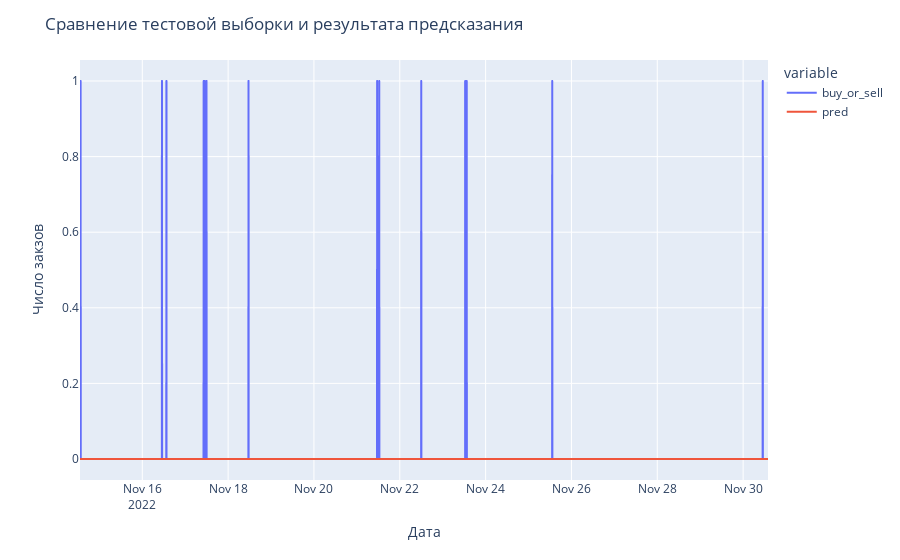

This figure's notebook cell:
### Code cell
final_result = pd.DataFrame(y_test)
final_result['pred'] = y_val

fig = px.line(final_result.loc['2022-11-11':'2022-11-30'])
fig.update_layout(title="Сравнение тестовой выборки и результата предсказания",
                  xaxis_title="Дата",
                  yaxis_title="Число закзов")
fig.show()

### Figure 1 — Plotly figure (JSON) as saved in the notebook; plotly's stock layout.template omitted (floating-point values rounded to 4 significant figures; data arrays with more than 128 entries replaced by an {"elided": "..."} marker saying what was removed)
{"data": [{"hovertemplate": "variable=buy_or_sell<br>datetime=%{x}<br>value=%{y}<extra></extra>", "legendgroup": "buy_or_sell", "line": {"color": "#636efa", "dash": "solid"}, "marker": {"symbol": "circle"}, "mode": "lines", "name": "buy_or_sell", "showlegend": true, "type": "scattergl", "x": {"elided": "586 str values"}, "xaxis": "x", "y": {"elided": "586 int values"}, "yaxis": "y"}, {"hovertemplate": "variable=pred<br>datetime=%{x}<br>value=%{y}<extra></extra>", "legendgroup": "pred", "line": {"color": "#EF553B", "dash": "solid"}, "marker": {"symbol": "circle"}, "mode": "lines", "name": "pred", "showlegend": true, "type": "scattergl", "x": {"elided": "586 str values"}, "xaxis": "x", "y": {"elided": "586 int values"}, "yaxis": "y"}], "layout": {"legend": {"title": {"text": "variable"}, "tracegroupgap": 0}, "margin": {"t": 60}, "title": {"text": "Сравнение тестовой выборки и результата предсказания"}, "xaxis": {"anchor": "y", "domain": [0, 1], "title": {"text": "Дата"}}, "yaxis": {"anchor": "x", "domain": [0, 1], "title": {"text": "Число закзов"}}}}
